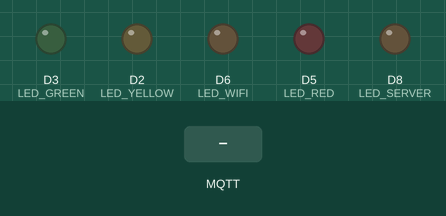
The sketch below on a simulated ESP8266 (NodeMCU). Shown: output pins drawn as LEDs (lit = HIGH). Dashed ring = blinking. The test bench sets the inputs (shaded band). WiFi joins after 1.5 s; servers stay silent unless stated; no MQTT or app messages arrive unless stated.

Above: at 1.3 s.
2.8 s: MQTT message "broker/connection2" arrives on the first subscribed topic
At 3.31 s:
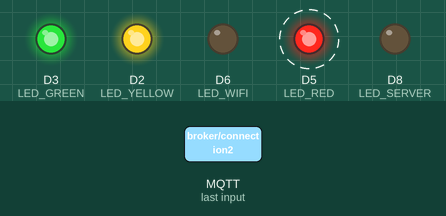
5.8 s: MQTT message "1" arrives on the first subscribed topic
At 6.81 s:
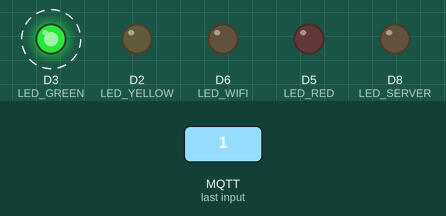
8.8 s: MQTT message "broker/calibration2" arrives on the first subscribed topic
At 9.8 s:
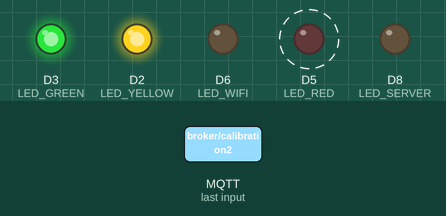
Timing chart, 0 to 17.8 s (numbered marks = the images above; inputs shaded):
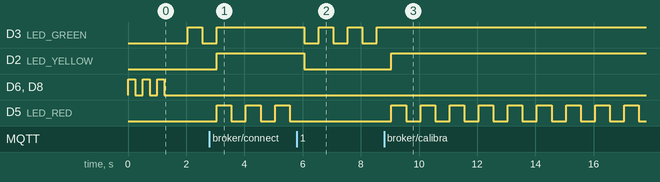

Measured:
- after the input at 2.8 s, D3 (LED_GREEN): goes on until 3.1 s, then stays HIGH; D2 (LED_YELLOW): LOW → HIGH after 0.25 s; D5 (LED_RED): alternates HIGH for 0.50 s and LOW for 0.50 s, starting after 0.25 s
- after the input at 5.8 s, D3 (LED_GREEN): alternates HIGH for 0.50 s and LOW for 0.50 s, starting after 0.25 s; D2 (LED_YELLOW): HIGH → LOW after 0.25 s; D5 (LED_RED): stops changing and stays LOW
- after the input at 8.8 s, D3 (LED_GREEN): stops changing and stays HIGH; D2 (LED_YELLOW): LOW → HIGH after 0.25 s; D5 (LED_RED): alternates HIGH for 0.50 s and LOW for 0.50 s, starting after 0.25 s

The sketch:

zone2_sans_DHT.ino
```cpp
#include <ESP8266WiFi.h>
#include <MQTT.h>
#include <Wire.h>
#include <Ticker.h>
#include "MQ135.h"

#define ANALOGPIN A0
#define LED_WIFI D6
#define LED_SERVER D8
#define LED_GREEN D3
#define LED_YELLOW D2
#define LED_RED D5

//const char ssid[] = "BM652w-nxyKe4";
//const char pass[] = "N6ryT7nUq9";

const char ssid[] = "IotWAP";
const char pass[] = "tamb@871128";

WiFiClient net;
MQTTClient client;
Ticker tickerBlink;
MQ135 gasSensor = MQ135(ANALOGPIN);

volatile float RLOAD = 18.0;
volatile float RZERO = 73.0;
volatile int airLevel1 = 600;
volatile int airLevel2 = 1200;
volatile int samplingTime = 15;
volatile int airLevel = 0;
volatile float airLevelFloat = 0.0;

unsigned long lastMillis = 0;
int countAir = 0;

void turOffLEDs(){
  digitalWrite(LED_GREEN, LOW);
  digitalWrite(LED_YELLOW, LOW);
  digitalWrite(LED_RED, LOW);
}

void blink(){
  int LED_YELLOW_STATE = digitalRead(LED_YELLOW);
  int LED_RED_STATE = digitalRead(LED_RED);
  if(airLevel<airLevel1){
    // blink only GREEN
    int LED_GREEN_STATE = digitalRead(LED_GREEN);
    digitalWrite(LED_GREEN, !LED_GREEN_STATE);
    digitalWrite(LED_YELLOW, LOW);
    digitalWrite(LED_RED, LOW);
  }
  else if(airLevel<airLevel2){
    // blink GREEN and YELLOW
    int LED_YELLOW_STATE = digitalRead(LED_YELLOW);
    digitalWrite(LED_GREEN, HIGH);
    digitalWrite(LED_YELLOW, !LED_YELLOW_STATE);
    digitalWrite(LED_RED, LOW);
  }
  else{
    // blink GREEN, YELLOW and RED
    int LED_RED_STATE = digitalRead(LED_RED);
    digitalWrite(LED_GREEN, HIGH);
    digitalWrite(LED_YELLOW, HIGH);
    digitalWrite(LED_RED, !LED_RED_STATE);
  }

}

void publish(){
  float h = 60.0;
  float t = 25.0;
  if (isnan(h) || isnan(t)) {
    //Serial.println(F("Failed to read from DHT sensor!"));
  }
  else{
    String temp = String(t);
    String hum = String(h);
    String ppm = String(airLevel);
    String payload = "{\"temperature\":" +temp+ ",\"humidity\":"+hum+ ",\"airQuality\":"+ppm+"}";
    client.publish("iot/zone2", payload);
    countAir = 0;
    airLevelFloat = 0.0;
    //Serial.println(payload);
  }
}

void connect() {
  //Serial.print("Checking wifi...");
  tickerBlink.detach();
  turOffLEDs();
  while (WiFi.status() != WL_CONNECTED) {
    //Serial.print(".");
    digitalWrite(LED_WIFI, HIGH);
    digitalWrite(LED_SERVER, HIGH);
    delay(250);
    digitalWrite(LED_SERVER, LOW);
    digitalWrite(LED_WIFI, LOW);
    delay(250);
  }
  //Serial.print("\nConnecting...");
  while (!client.connect("zone 2", "try", "try")) {
    //Serial.print(".");
    digitalWrite(LED_SERVER, HIGH);
    delay(250);
    digitalWrite(LED_SERVER, LOW);
    delay(250);
  }
  client.subscribe("broker/connection2");
  client.subscribe("broker/calibration2");
  tickerBlink.attach_ms(500, blink);
  //Serial.println("\nconnected!");
  client.publish("iot/connection/zone2", "connected");
}

void messageReceived(String &topic, String &m_payload) {
  //Serial.println("incoming: " + topic + " - " + payload);
  String message = m_payload;
  if(topic == "broker/connection2"){
    int commaPosition = message.indexOf(',');
    String l1 = message.substring(0,commaPosition);
    String l2 = message.substring(commaPosition+1);
    char airLevel1Char[l1.length()+1];
    char airLevel2Char[l1.length()+1];
    l1.toCharArray(airLevel1Char, l1.length()+1);
    l2.toCharArray(airLevel2Char, l2.length()+1);
    airLevel1 = atoi(airLevel1Char);
    airLevel2 = atoi(airLevel2Char);
    // Serial.println(airLevel1);
    // Serial.println(airLevel2);
  }
  if(topic == "broker/calibration2"){
   int commaPosition = message.indexOf(',');
   String rl = message.substring(0,commaPosition);
   message = message.substring(commaPosition+1);
   commaPosition = message.indexOf(',');
   String rz = message.substring(0,commaPosition);
   String st = message.substring(commaPosition+1);
   char sampleTimeChar[st.length()+1];
   st.toCharArray(sampleTimeChar, st.length()+1);
   RLOAD = rl.toFloat();
   RZERO = rz.toFloat();
   samplingTime = atoi(sampleTimeChar);
    // Serial.println(RLOAD);
    // Serial.println(RZERO);
    // Serial.println(samplingTime);
 }
}

void setup() {
  //Serial.begin(115200);
  pinMode(LED_WIFI, OUTPUT);
  pinMode(LED_SERVER, OUTPUT);
  pinMode(LED_GREEN, OUTPUT);
  pinMode(LED_YELLOW, OUTPUT);
  pinMode(LED_RED, OUTPUT);
  WiFi.mode(WIFI_STA);
  WiFi.begin(ssid, pass);
  client.begin("192.168.1.5", net);
  client.onMessage(messageReceived);
  connect();
}

void loop() {
  client.loop();
  delay(10);  // <- fixes some issues with WiFi stability

  if (!client.connected()) {
    connect();
  }

  if (millis() - lastMillis > 1000) {
    lastMillis = millis();
    countAir++;
    //airLevelFloat += gasSensor.getPPM(RLOAD, RZERO);
    airLevelFloat += gasSensor.getVoltage();
    if(countAir>=samplingTime){
      airLevelFloat = airLevelFloat / float(samplingTime);
      airLevel = (int)airLevelFloat;
      publish();
    }
  }
}
```
